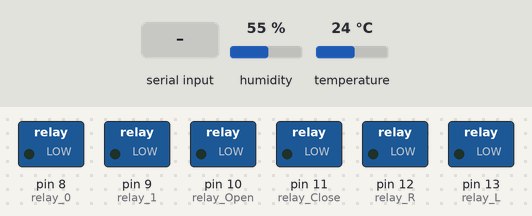
This sketch was run on a simulated Arduino Uno, built with avr-gcc and run on an emulated ATmega328P. Shown: switched loads named in the sketch (green lamp = pin HIGH). The inputs (shaded band) are chosen by the test bench; at power-on: humidity 55 %, temperature 24 °C.

Above: at 1.2 s.
1.3 s: "r" received over Serial
At 1.8 s:
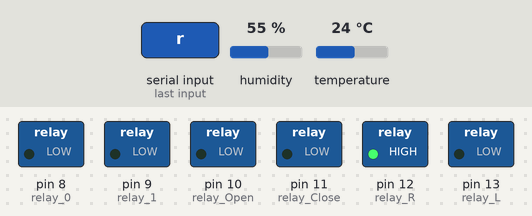
3.7 s: "l" received over Serial
At 4.4 s:
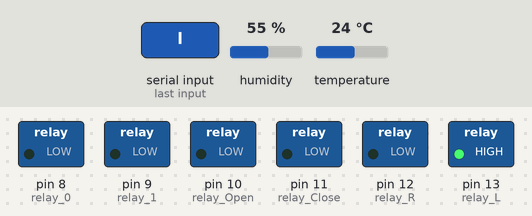
6.1 s: "0" received over Serial
At 6.6 s:
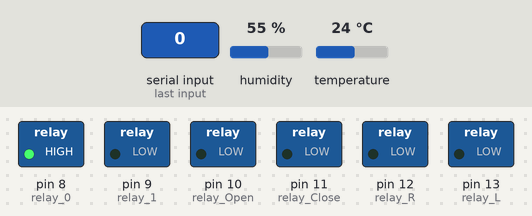
7.6 s: "1" received over Serial
At 8.8 s:
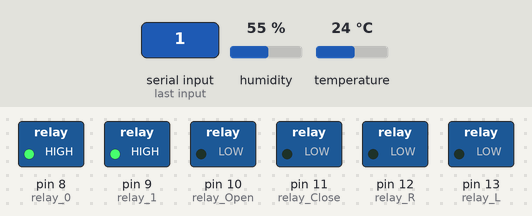
9.1 s: "A" received over Serial
At 9.2 s:
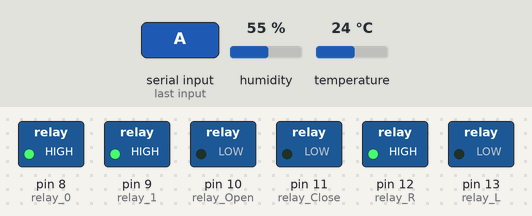
10.8 s: "p" received over Serial
At 10.89 s:
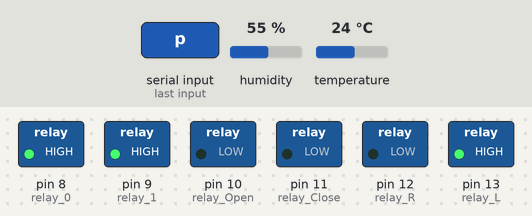
Timing chart, 0 to 13.4 s (numbered marks = the images above; inputs shaded):
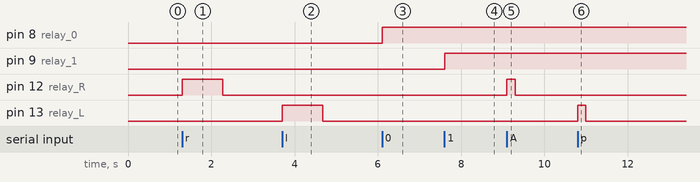

Measured:
- after the input at 1.3 s, pin 12 (relay_R): LOW → HIGH at once, → LOW 0.98 s later
- after the input at 3.7 s, pin 13 (relay_L): LOW → HIGH at once, → LOW 0.98 s later
- after the input at 6.1 s, pin 8 (relay_0): LOW → HIGH at once
- after the input at 7.6 s, pin 9 (relay_1): LOW → HIGH at once
- after the input at 9.1 s, pin 12 (relay_R): LOW → HIGH at once, → LOW 0.20 s later
- after the input at 10.8 s, pin 13 (relay_L): LOW → HIGH at once, → LOW 0.20 s later

The sketch:

DomeGUI.ino
```cpp
#include <DHT.h>
DHT dht(A5, DHT22);

int relay_R = 12;         //реле R
int relay_L = 13;         //реле L
int relay_Open = 10;      //реле открытия купола
int relay_Close = 11;     //реле закрытия купола
int relay_0 = 8;          //реле 0 - Scop + mount
int relay_1 = 9;          //реле 1 - reserved

unsigned long curr_Time_dht;  // переменные для таймеров loop - начало цикла, curr - текущее время
unsigned long loop_Time_dht;
unsigned long curr_Time_run;
unsigned long loop_Time_run;
unsigned long curr_Time_c;
unsigned long loop_Time_c;
unsigned long curr_Time_o;
unsigned long loop_Time_o;
float temp = 0.0;
float hum = 0;
String data_String_dht = "";
String data_String_status = "";
String data_String_az = "";

int timer_dht = 5000;    // интервал запроса температуры и влажности - не чаще 2 сек
int timer_hat = 8000;    // время открытия/закрытия купола, ms - указать для своего купола!
boolean hat_open = false;         // купол закрыт (в плане - проверить показания датчика!)
boolean hat_open_timer = false;   // реле открытия выключено
boolean hat_close_timer = false;  // реле закрытия выключено
boolean run_on = false;           // ведение по таймеру отключено
boolean relay_0_on = false;       // питание телескопа отключено
boolean relay_1_on = false;       // реле 1 отключено
int step_time = 975;              // продолжительность шага по азимуту (975ms ~ 5 градусов)
int step_delta = 195;             // время смещения на 1 градус по азимуту, ms
float azimut_z = 0;               // текущий азимут относительно датчика 0
unsigned long Timer_run = 200000; // период подвижек для автоведения, ms
unsigned long Day_sec = 86164;    // секунд в звездных сутках
int Turn_sec = 86;                // время полного оборота купола, сек - указать для своего купола!

void setup() {
pinMode(relay_R,OUTPUT);
pinMode(relay_L,OUTPUT);
pinMode(relay_Open,OUTPUT);
pinMode(relay_Close,OUTPUT);
pinMode(relay_0,OUTPUT);
pinMode(relay_1,OUTPUT);

digitalWrite(relay_R,0);
digitalWrite(relay_L,0);
digitalWrite(relay_Open,0);
digitalWrite(relay_Close,0);
digitalWrite(relay_0,0);
digitalWrite(relay_1,0);

curr_Time_dht = millis();
loop_Time_dht = curr_Time_dht;

dht.begin();
Serial.begin(9600);    // соединение и скорость передачи данных в бит/c
}

void loop() {

curr_Time_dht = millis();
if(curr_Time_dht > loop_Time_dht + timer_dht)
{
  temp = dht.readTemperature();  // запрос температуры
  hum = dht.readHumidity();     // запрос влажности
//  Serial.print("Температура - ");
//  Serial.println(temp);
//  Serial.print("Влажность - ");
//  Serial.println(hum);
  loop_Time_dht = curr_Time_dht;
}
  if (Serial.available() > 0) // если пришли данные
  {
    char val=' ';
// S -запрос статуса купола
// s -запрос показаний датчиков
// z -запрос текущего азимута

// r -вращение вправо
// l -вращение влево
// o -открыть купол
// c -закрыть купол
// p -парковка
// 0 -питание телескопа
// 1 -питание реле №1
// A -включить ведение
// x -выключить ведение

    val = Serial.read();
    switch(val)
    {
    case 'r':                 // r - движение вправо
      digitalWrite(relay_R,HIGH);
      delay(step_time);
      digitalWrite(relay_R,LOW);
      azimut_z = azimut_z + (step_time / step_delta);
      if (azimut_z > 360)
      {
        azimut_z = azimut_z - 360;
      }
      break;

    case 'l':                 // l - движение влево
      digitalWrite(relay_L,HIGH);
      delay(step_time);
      digitalWrite(relay_L,LOW);
      azimut_z = azimut_z - (step_time / step_delta);
      if (azimut_z < 0)
      {
        azimut_z = azimut_z + 360;
      }
      break;

    case 'o':                 // o - открыть купол timer_hat секунд
       if (!hat_open)         // если купол не открыт
       {
         digitalWrite(relay_Open,HIGH);   // включение реле
         loop_Time_o = millis();          // старт таймера
         hat_open_timer = true;           // признак "включено реле"
       }
      digitalWrite(relay_Open,LOW);
      break;

    case 'c':                 // c - закрыть купол timer_hat секунд
       if (hat_open)          // если купол открыт
       {
         digitalWrite(relay_Close,HIGH);   // включение реле
         loop_Time_c = millis();           // старт таймера
         hat_close_timer = true;           // признак "включено реле"
       }
      digitalWrite(relay_Open,LOW);
      break;

    case '0':                 // 0 - вкл\выкл. главный
      digitalWrite(relay_0,!digitalRead(relay_0));
      relay_0_on = !relay_0_on;
      break;

    case '1':                 // 1 - вкл\выкл. реле 1
      digitalWrite(relay_1,!digitalRead(relay_1));
      relay_1_on = !relay_1_on;
      break;

    case 'p':                 // p - парковка
      digitalWrite(relay_R,LOW);   // выключение R и L реле
      digitalWrite(relay_L,LOW);
      run_on = false;               // признак "включено автовращение" - выкл.
      if (azimut_z < 180)
      {
        int park_time = azimut_z * step_delta;
        digitalWrite(relay_L,HIGH);
        delay(park_time);
        digitalWrite(relay_L,LOW);
        azimut_z = 0;
      }
      else
      {
        int park_time = (360 - azimut_z) * step_delta;
        digitalWrite(relay_R,HIGH);
        delay(park_time);
        digitalWrite(relay_R,LOW);
        azimut_z = 0;
      }
      break;

    case 'A':                 // A - звездная скорость
      digitalWrite(relay_R,HIGH);   // включение реле
      loop_Time_run = millis();     // старт таймера
      run_on = true;                // признак "включено автовращение"
      digitalWrite(relay_R,HIGH);
      delay(Timer_run / 1000);
      digitalWrite(relay_R,LOW);
      azimut_z = azimut_z + ((Timer_run * Turn_sec / Day_sec) / step_delta);
      if (azimut_z > 360)
      {
        azimut_z = azimut_z - 360;
      }
      break;

    case 'x':                 // x - остановка ведения
      digitalWrite(relay_R,LOW);   // включение R и L реле
      digitalWrite(relay_L,LOW);
      run_on = false;               // признак "включено автовращение" - выкл.
      break;

    case 's':                 // запрос показаний датчиков
      data_String_dht = String(temp,1) + "," + String(hum,0);
      Serial.println(data_String_dht);
      break;

    case 'S':                 // запрос статуса купола
      data_String_status = String(hat_open) + "," + String(run_on) + "," + String(relay_0_on) + "," + String(relay_1_on);
      Serial.println(data_String_status);
      break;

    case 'z':                 // запрос азимута относительно датчика 0
      data_String_az = String(azimut_z,1);
      Serial.println(data_String_az);
      break;

    default:
      break;
    }
  }

// проверка циклов открытия/закрытия купола и автовращения

    if (run_on)
  {
    curr_Time_run = millis();
    if (curr_Time_run > loop_Time_run + Timer_run)
    {
      digitalWrite(relay_R,HIGH);
      delay(Timer_run / 1000);
      digitalWrite(relay_R,LOW);
      loop_Time_run = millis();     // рестарт таймера
      azimut_z = azimut_z + ((Timer_run / 1000) / step_delta);
      if (azimut_z > 360)
      {
        azimut_z = azimut_z - 360;
      }
    }
  }
  if (hat_open_timer)
  {
    curr_Time_o = millis();
    if (curr_Time_o > loop_Time_o + timer_hat)
    {
    digitalWrite(relay_Open,LOW);    // выключение реле
    hat_open_timer = false;          // таймер остановлен
    hat_open = true;                 // купол открыт
    }
  }
  if (hat_close_timer)
  {
    curr_Time_c = millis();
    if (curr_Time_c > loop_Time_c + timer_hat)
    {
    digitalWrite(relay_Close,LOW);   // выключение реле
    hat_close_timer = false;         // таймер остановлен
    hat_open = false;                // купол закрыт
    }
  }
}
```
